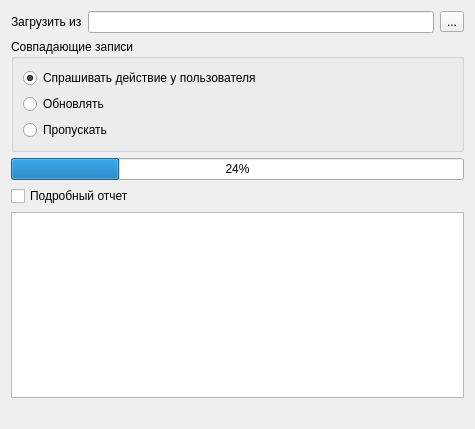
<ui version="4.0" >
 <class>ImportEvents_Wizard_1</class>
 <widget class="QDialog" name="ImportEvents_Wizard_1" >
  <property name="geometry" >
   <rect>
    <x>0</x>
    <y>0</y>
    <width>475</width>
    <height>429</height>
   </rect>
  </property>
  <property name="windowTitle" >
   <string>Импорт типов событий</string>
  </property>
  <layout class="QGridLayout" >
   <item row="0" column="0" >
    <layout class="QHBoxLayout" >
     <property name="spacing" >
      <number>6</number>
     </property>
     <property name="margin" >
      <number>0</number>
     </property>
     <item>
      <widget class="QLabel" name="label" >
       <property name="text" >
        <string>Загрузить из</string>
       </property>
      </widget>
     </item>
     <item>
      <widget class="QLineEdit" name="edtFileName" />
     </item>
     <item>
      <widget class="QToolButton" name="btnSelectFile" >
       <property name="text" >
        <string>...</string>
       </property>
      </widget>
     </item>
    </layout>
   </item>
   <item row="2" column="0" >
    <widget class="CProgressBar" name="progressBar" >
     <property name="value" >
      <number>24</number>
     </property>
     <property name="orientation" >
      <enum>Qt::Horizontal</enum>
     </property>
    </widget>
   </item>
   <item row="5" column="0" >
    <widget class="QLabel" name="statusLabel" >
     <property name="text" >
      <string/>
     </property>
    </widget>
   </item>
   <item row="4" column="0" >
    <widget class="QTextBrowser" name="logBrowser" />
   </item>
   <item row="1" column="0" >
    <layout class="QVBoxLayout" >
     <item>
      <widget class="QGroupBox" name="groupBox" >
       <property name="title" >
        <string>Совпадающие записи</string>
       </property>
       <layout class="QVBoxLayout" >
        <item>
         <widget class="QRadioButton" name="rbAskUser" >
          <property name="enabled" >
           <bool>true</bool>
          </property>
          <property name="text" >
           <string>Спрашивать действие у пользователя</string>
          </property>
          <property name="checked" >
           <bool>true</bool>
          </property>
         </widget>
        </item>
        <item>
         <widget class="QRadioButton" name="rbUpdate" >
          <property name="text" >
           <string>Обновлять</string>
          </property>
          <property name="checked" >
           <bool>false</bool>
          </property>
         </widget>
        </item>
        <item>
         <widget class="QRadioButton" name="rbSkip" >
          <property name="text" >
           <string>Пропускать</string>
          </property>
         </widget>
        </item>
       </layout>
      </widget>
     </item>
    </layout>
   </item>
   <item row="3" column="0" >
    <widget class="QCheckBox" name="chkFullLog" >
     <property name="text" >
      <string>Подробный отчет</string>
     </property>
    </widget>
   </item>
  </layout>
 </widget>
 <customwidgets>
  <customwidget>
   <class>CProgressBar</class>
   <extends>QProgressBar</extends>
   <header>library/ProgressBar.h</header>
  </customwidget>
 </customwidgets>
 <resources/>
 <connections/>
</ui>
